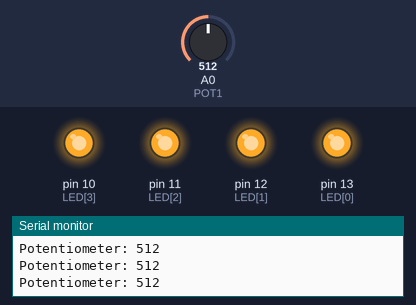
The sketch below on a simulated Arduino Uno, built with avr-gcc and run on an emulated ATmega328P. On the bench: output pins drawn as LEDs (lit = HIGH), the last lines printed to the serial monitor. The test bench sets the inputs (shaded band); at power-on: A0 (POT1) = 512.

Above: at 1.3 s.
1.4 s: A0 (POT1) set to 417
2.9 s: A0 (POT1) set to 390
At 3.5 s:
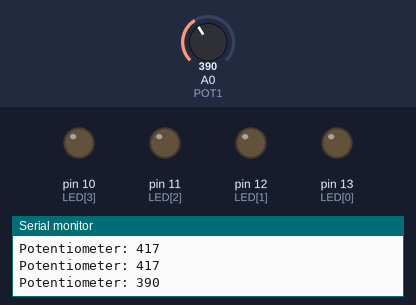
4.5 s: A0 (POT1) set to 410
At 5.7 s:
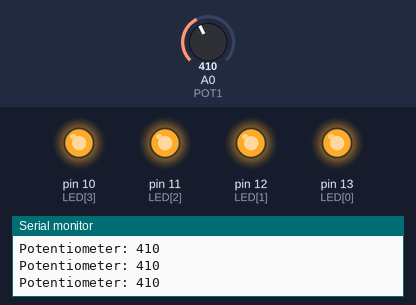
6.0 s: A0 (POT1) set to 306
At 7.1 s:
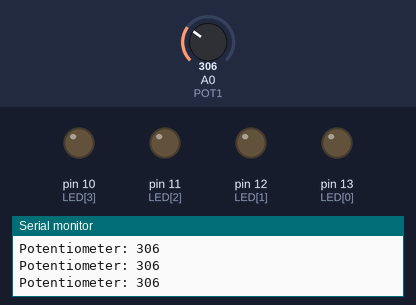
Timing chart, 0 to 8.5 s (numbered marks = the images above; inputs shaded):
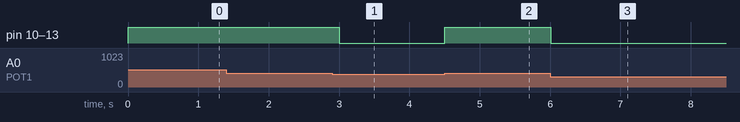

The sketch:

potentionmeter_in_led_out.ino
```cpp
const byte LED[] = {13,12,11,10};
#define POT1 0

void setup(){
  Serial.begin(9600);

  pinMode(LED[0], OUTPUT);
  pinMode(LED[1], OUTPUT);
  pinMode(LED[2], OUTPUT);
  pinMode(LED[3], OUTPUT);
}

void loop(){
  int potValue;

  potValue = analogRead(POT1);
  /* Wait 0.5 seconds before reading again */
  if(potValue < 400)
  {
  digitalWrite(LED[0], LOW);
  digitalWrite(LED[1], LOW);
  digitalWrite(LED[2], LOW);
  digitalWrite(LED[3], LOW);
  Serial.print("Potentiometer: ");
  Serial.println(potValue);
  }
  else
  {
  digitalWrite(LED[0], HIGH);
  digitalWrite(LED[1], HIGH);
  digitalWrite(LED[2], HIGH);
  digitalWrite(LED[3], HIGH);
  Serial.print("Potentiometer: ");
  Serial.println(potValue);
  }
  delay(500);
}
```

Measured:
- the behaviour switches between 400 and 399 on A0 (POT1) (found by bisection; images 0 and 1)
- after the input at 2.9 s, pin 10 (LED[3]), pin 11 (LED[2]), pin 12 (LED[1]), pin 13 (LED[0]): HIGH → LOW after 0.10 s
- after the input at 4.5 s, pin 10 (LED[3]), pin 11 (LED[2]), pin 12 (LED[1]), pin 13 (LED[0]): LOW → HIGH at once
- after the input at 6.0 s, pin 10 (LED[3]), pin 11 (LED[2]), pin 12 (LED[1]), pin 13 (LED[0]): HIGH → LOW at once
